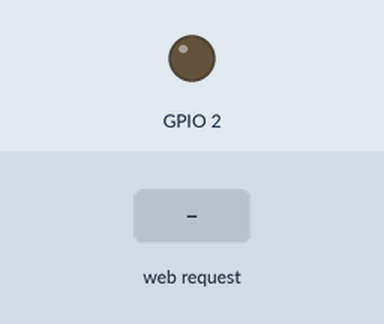
This program was run on a simulated Raspberry Pi (BCM pin numbers). Shown: output pins drawn as LEDs (lit = HIGH). Dashed ring = blinking. Inputs (shaded band) come from the test bench. What the program prints to the terminal is not drawn.

Above: at 1.2 s.
1.3 s: HTTP request for /note/50 received
At 1.45 s:
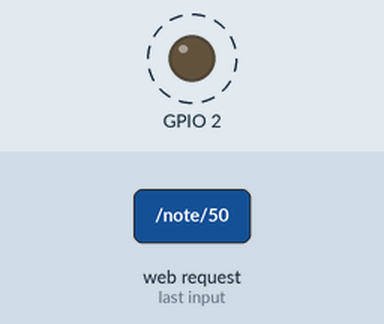
Timing chart, 0 to 10.3 s (numbered marks = the images above; inputs shaded):
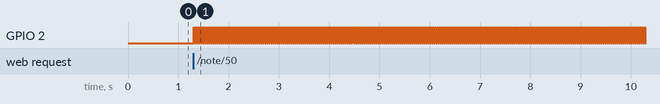

Measured:
- after the input at 1.3 s, GPIO 2: alternates HIGH for 0.02 s and LOW for 0.02 s, starting at once

The program:

server2.py
```python
#import the relevant libraries
from bottle import route, run
from time import sleep
import RPi.GPIO as GPIO


#when you visit the website's homepage...
@route('/')
def homepage():
    #display the words "Hello user"
    return "Hello User!"

#when you visit the website URL +/name/jimmy...
@route('/note/<pitch>')
def playnote(pitch):

    time = 1.0/float(pitch)

    for i  in range(1000):
        GPIO.output(2, True) #this sets the voltage on pin 2 to 3.3V
        sleep(time) #wait 1 second before doing anything else

        GPIO.output(2, False) #this sets the voltage on pin 2 to 0V
        sleep(time) #wait 1 second before doing anything else

    #display the words "Hello " plus the name they typed in the URL i.e. jimmy
    return "Playing "+str(pitch)+" Hz!"


GPIO.setmode(GPIO.BCM)
GPIO.setup(2, GPIO.OUT)

#this is where we run the server and tell it where to listen\
#'0.0.0.0' means listens to all incoming signals on port 8080
run(host='0.0.0.0', port=8080, reloader=True)
```
